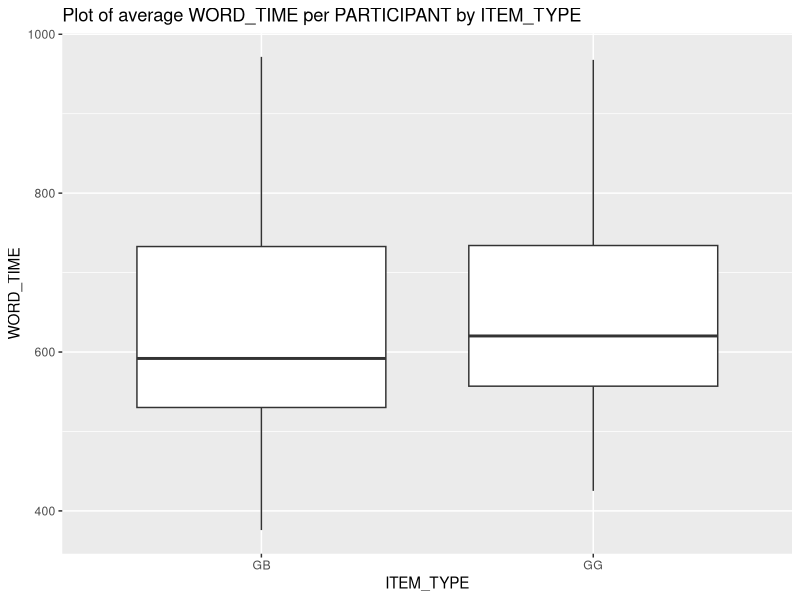
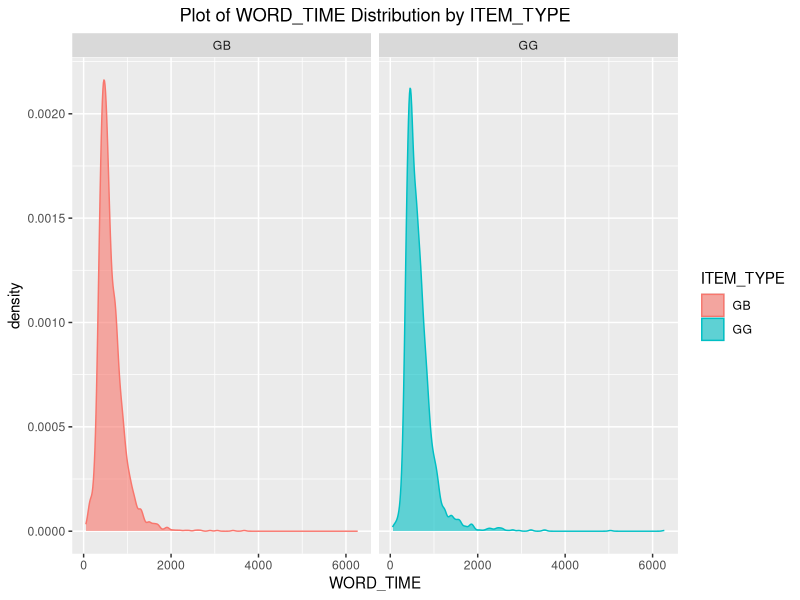
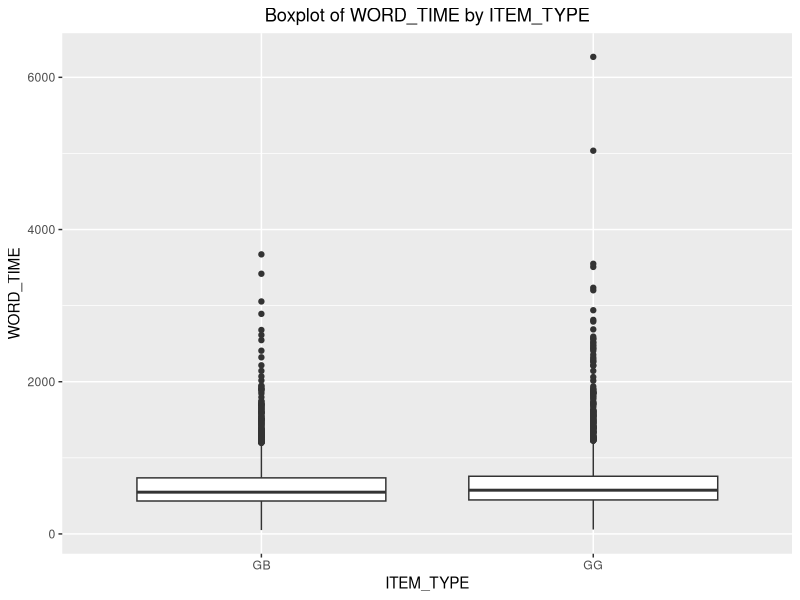
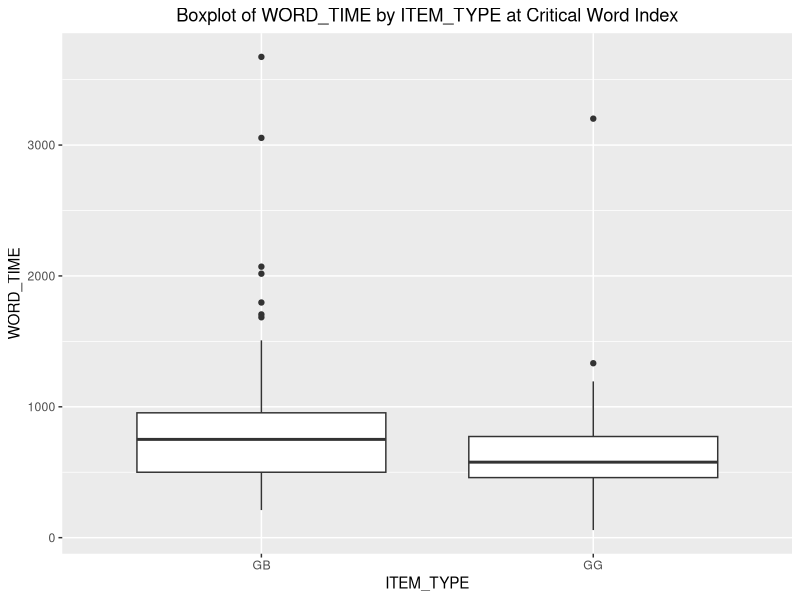
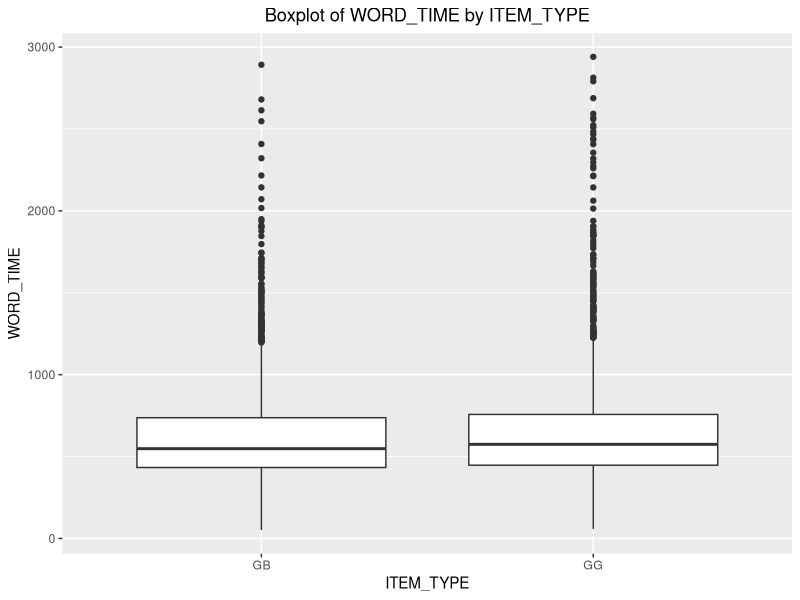
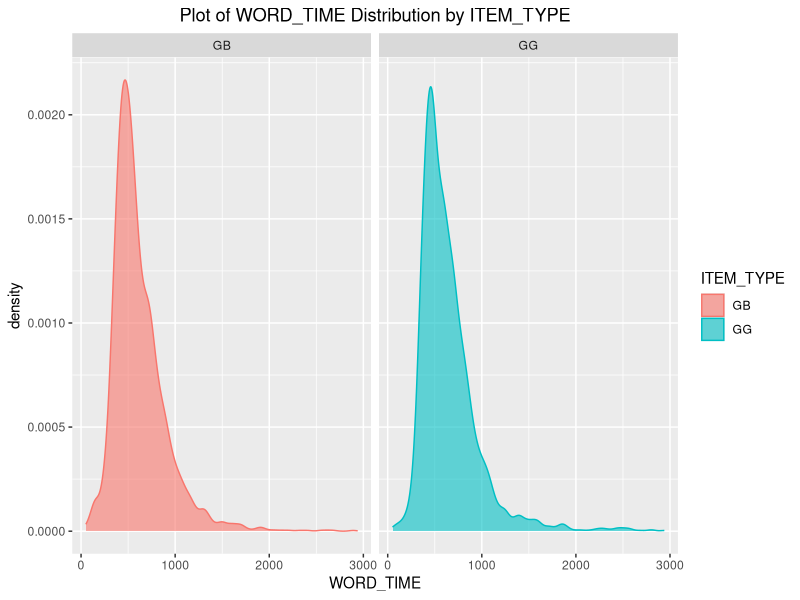
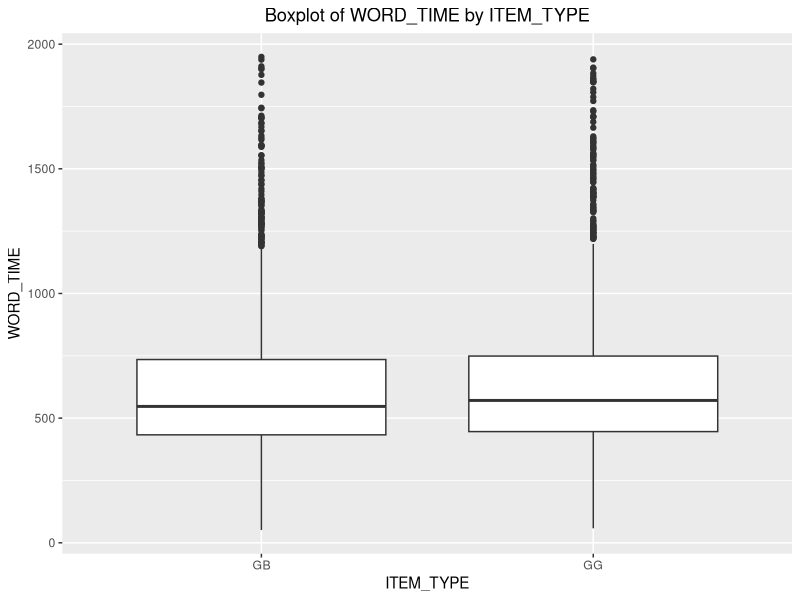
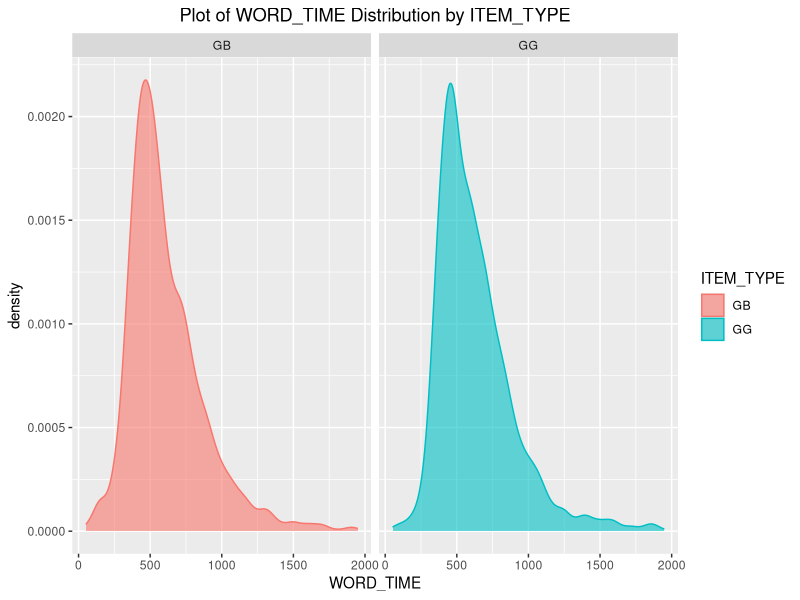

Here is the R script that generated these plots, in order:
### Stats with R Exercise sheet 9

##########################
#Week 10: Linear Mixed Effects Models
##########################


## This exercise sheet contains the exercises that you will need to complete and 
## submit by 23:55 on Monday, January 13. Write the code below the questions. 
## If you need to provide a written answer, comment this out using a hashtag (#). 
## Submit your homework via moodle.
## You are required to work together in groups of three students, but everybody 
## needs to submit the group version of the homework via moodle individually.
## You need to provide a serious attempt to each exercise in order to have
## the assignment graded as complete.


## Please write below your (and your teammates) name, matriculation number. 
## Name: Noon Pokaratsiri Goldstein, Pauline Sander, Axel Allen
## Matriculation number: 2581469, 2581310, 2579024

## Change the name of the file by adding your matriculation numbers
## (exercise0N_firstID_secondID_thirdID.R)

###########################################################################################
###########################################################################################
library(lme4)
library(lattice)
library(Matrix)

# a)There are 3 datasets on moodle, you can choose one of them to work with on this
#   assignment.  
#   Read in the data file of your choice (gender.Rdata, sem.Rdata OR relclause.Rdata) 
#   and assign it to a variable called "dat". 
#   See a description of the items in the datasets below.
dat <- read.delim('gender.txt', fileEncoding="UTF-8", sep = ' ')
summary(dat)
head(dat)
# The files contain data from an experiment where people were reading sentences, 
# and pressed the space bar to see the next word. The duration for which a word was 
# viewed before pressing the space bar again is the reading time of the word, and is 
# stored in the file as "WORD_TIME". The experiment had 24 items (given as "ITEM_ID") 
# and 24 subjects (given as "PARTICIPANT"). The order in which the different sentences 
# were presented in the experiment is given in the variable "itemOrder". 

# For each of the files, the sentences that were shown had a different property. 

# Sentences in the sem.Rdata experiment had a semantic violation, i.e. a word that 
# didn't fit in with the previous words in terms of its meaning. The experiment 
# contained two versions of each item, which were identical to one another except 
# for the one sentence containing a semantic violation, while the other one was 
# semantically correct. These conditions are named "SG" for "semantically good" 
# and "SB" for "semantically bad".

# Semantic materials (the experiment is in German, English translation given 
# for those who don't speak German'):

# Christina schie?t / raucht eine Zigarette nach der Arbeit. 
# "Christina is shooting / smoking a cigarette after work."

# The crticial word here is "Zigarette", as this would be very surprising in the 
# context of the verb "shoot", but not in the context of the verb "smoke". 
# Reading times are comparable because the critical word "Zigarette" is identical 
# in both conditions.

# Syntactic items:
# Simone hatte eine(n) schreckliche(n) Traum und keine Lust zum Weiterschlafen. 
# "Simone had a[masc/fem] horrible[masc/fem] dreammasc and didn't feel like sleeping 
# any longer."

# Here, there are again two conditions, one using correct grammatical gender on 
# "einen schrecklichen" vs. the other one using incorrect grammatical gender 
# "eine schreckliche". The critical word is "Traum" (it's either consisten or 
# inconsistent with the marking on the determiner and adjective)

# Relative clause items:
# Die Nachbarin, [die_sg nom/acc einige_pl nom/acc der Mieter auf Schadensersatz  
# verklagt hat_sg/ haben_pl]RC, traf sich gestern mit Angelika. 
# "The neighbor, [whom some of the tenants sued for damages / who sued some of  the
# tenants for damages]RC, met Angelika yesterday."

# When reading such a sentence, people will usually interpret the relative pronoun 
# die as the subject of the relative clause and the following noun phrase 
# "einige der Mieter" as the object. This interpretation is compatible with 
# the embedded singular-marked (sg) verb hat at the end of the relative clause. 
# Encountering the verb haben, which has plural marking (pl), leads to processing 
# difficulty: in order to make sense of the relative clause, readers need to 
# reinterpret the relative pronoun die as the object of the relative clause 
# and the following noun phrase "einige der Mieter" as its subject. 
# (Note that the sentences are all grammatical, as the relative pronoun and 
# following NPs are chosen such that they are ambiguous between nominative (nom)
# and accusative (acc) case marking.)

# The number of the word in a sentence is given in column "SEMWDINDEX". 
# 0 designates the word where the semantic violation happens (in the SB condition; 
# in the SG condition, it's the corresponding word). We call this word the 
# "critical word" or "critical region". -1 is the word before that, -2 is 
# two words before that word, and 2 is two words after that critical word. 
# "EXPWORD" shows the words. We expect longer reading times for the violation 
# at word 0 or the word after that (word 1) (if people press the button quickly 
# before thinking properly).

# b) Inspect "dat" and provide 2 plots. 
#    The first plot should provide insights about the relationship between WORD_TIME 
#    and ITEM_TYPE. 
#    For the second plot you should first subset the data using only RELWDINDEX == 0 and
#    then plot the WORD_TIME for the different conditions (ITEM_TYPE).
library(ggplot2)
library(reshape2)

# plot of average by item_type per participant
mdat <- melt(dat, id.vars = c("PARTICIPANT", "ITEM_TYPE"),
             measure.vars = c("WORD_TIME"))
cdat <- dcast(mdat, ITEM_TYPE + PARTICIPANT ~ variable, mean, na.rm = T)
ggplot(cdat, aes(ITEM_TYPE, WORD_TIME, group = ITEM_TYPE)) + 
  geom_boxplot() +
  ggtitle('Plot of average WORD_TIME per PARTICIPANT by ITEM_TYPE')

# first plot for relationship between WORD_TIME and ITEM_TYPE
theme_update(plot.title = element_text(hjust = 0.5))
ggplot(data = dat, aes(WORD_TIME, color = ITEM_TYPE, fill=ITEM_TYPE)) +
  ggtitle('Plot of WORD_TIME Distribution by ITEM_TYPE') +
  geom_density(alpha = 0.6) + 
  facet_wrap(~ITEM_TYPE)

ggplot(dat, aes(ITEM_TYPE, WORD_TIME, group = ITEM_TYPE)) + 
  geom_boxplot() +
  ggtitle('Boxplot of WORD_TIME by ITEM_TYPE')

# second plot for RELWDINDEX == 0
dat2 <- subset(dat, RELWDINDEX == 0)
ggplot(dat2, aes(ITEM_TYPE, WORD_TIME, group = ITEM_TYPE)) + 
  geom_boxplot() +
  ggtitle('Boxplot of WORD_TIME by ITEM_TYPE at Critical Word Index')

# c) Decide whether you want to exclude any data points (provide not only the code,
#    but also a detailed (!) explanation). 
#    Note that we are evaluating WORD_TIME as our reponse variable. 
#    What time intervals make sense for such an experiment?

# Considering the length of the sample sentences described, I'm assuming that WORD_TIME unit is in milliseconds
# as 1000-6000 ms (1-6 seconds) seems reasonable for proficient speakers to read these sentences.
# From our density plot and the summary of the data, ~90% of the WORD_TIME distribution lie below 3000 ms.
# Almost all of the data points for WORD_TIME at RELWDINDEX == 0 are also under 3000ms as observed in our boxplot.
# Considering that it is reasonable to expect readers to take more time to read 'grammatically bad' sentences
# excluding the outlier data points > 3000 ms, which are mostly in the 'grammatically good' category, seems
# reasonable. The boxplot of the average WORD_TIME per PARTICIPANT by ITEM_TYPE supports this rationale as well.
# As observed, in contrast to the Boxplot of WORD_TIME by ITEM_TYPE at Critical Word Index, which shows the 'GB'
# group to have overall longer WORD_TIME, the average WORD_TIME in the per PARTICIPANT bloxplot is higher in 
# the 'GG' group than 'GB' group.

dat_excluded <- subset(dat, WORD_TIME <= 3000)

# checking that doing so preserves existing distribution
ggplot(dat_excluded, aes(ITEM_TYPE, WORD_TIME, group = ITEM_TYPE)) + 
  geom_boxplot() +
  ggtitle('Boxplot of WORD_TIME by ITEM_TYPE')

ggplot(data = dat_excluded, aes(WORD_TIME, color = ITEM_TYPE, fill=ITEM_TYPE)) +
  ggtitle('Plot of WORD_TIME Distribution by ITEM_TYPE') +
  geom_density(alpha = 0.6) + 
  facet_wrap(~ITEM_TYPE)

# Another thought I had was to cut down to < 2000, but I don't have a more compelling justification
# than that 90% of the datapoints fall under this threshold from the density plot :/ Thoughts?
dat_excluded2 <- subset(dat, WORD_TIME <= 2000)
ggplot(dat_excluded2, aes(ITEM_TYPE, WORD_TIME, group = ITEM_TYPE)) + 
  geom_boxplot() +
  ggtitle('Boxplot of WORD_TIME by ITEM_TYPE')

ggplot(data = dat_excluded2, aes(WORD_TIME, color = ITEM_TYPE, fill=ITEM_TYPE)) +
  ggtitle('Plot of WORD_TIME Distribution by ITEM_TYPE') +
  geom_density(alpha = 0.6) + 
  facet_wrap(~ITEM_TYPE)

# d) Make a scatter plot where for each index word as the sentence progresses (RELWDINDEX),
#    the average reading time is shown for each of the two conditions (ITEM_TYPE).
#    Please use two different colours for the different conditions.
ggplot(data = dat_excluded, aes(x = RELWDINDEX, y = WORD_TIME, col = ITEM_TYPE)) +
  geom_point(alpha = 0.8, shape = 16) +
  ggtitle('Scatter Plot of Reading time(ms) and Word Index between GG and GB groups')

# e) You do not need to use ggplot here, just follow the example below.
#    The code is a plot for the dataset 'sleepstudy' from the package 'lme4'.
#    The figure shows relationships between days without sleeping and reaction 
#    time for each participant (subject) separately.

summary(sleepstudy)
print(xyplot(Reaction ~ Days | Subject, sleepstudy, aspect = "xy",
             layout = c(9,2), type = c("g", "p", "r"),
             index.cond = function(x,y) coef(lm(y ~ x))[1],
             xlab = "Days of sleep deprivation",
             ylab = "Average reaction time (ms)"))

#    Your task is to figure out how to adapt this plot for our data. What do you 
#    conclude regarding the reading sentences experiment?
summary(dat_excluded)
?xyplot
# melting and recasting for average word_time
mdat_e <- melt(dat_excluded, id.vars = c("PARTICIPANT", "RELWDINDEX", "ITEM_TYPE"),
             measure.vars = c("WORD_TIME"))
cdat_e <- dcast(mdat_e,RELWDINDEX + PARTICIPANT + ITEM_TYPE ~ variable, mean, na.rm = T)

print(xyplot(WORD_TIME ~ RELWDINDEX | PARTICIPANT, cdat_e, aspect = 'fill',
             main = 'Relationship between ART and Critical Word',
             groups = ITEM_TYPE, auto.key = list(space = 'right'),
             par.settings = list(superpose.symbol = list(col = c("blue", "orange")), 
                                 superpose.line = list(col = c("blue", "orange"))),
             layout = c(8,3), type = c('g', 'p', 'r'), 
             index.cond = function(x,y) coef(lm(y ~ x))[1],
             xlab = 'Index Word as the Sentence Progresses',
             ylab = 'ART (ms) by Sentence Type: GG vs GB'))

# Observation from the plot:
# Reading time tends to increase after the critical word (i.e. word at index 0), more so for the GB group than
# the GG group. However, the general tendency is not so clear (as it is the case for the sleep study example)

# f) Experiment with calculating a linear mixed effects model for this study, 
#    and draw the appropriate conclusions (give a detailed explanation 
#    for each model).

dat_model = lmer(WORD_TIME ~ RELWDINDEX + ITEM_TYPE + (1 + RELWDINDEX | PARTICIPANT), cdat_e, REML=FALSE)
dat_model_null = lmer(WORD_TIME ~ RELWDINDEX + (1 + RELWDINDEX | PARTICIPANT), cdat_e, REML=FALSE)
summary(dat_model)

# The average WORD_TIME in the GB group is approximately 633.619 ms (fixed effects intercept) and 
# the GG group WORD_TIME is around 27.9ms longer. For each unit increase in RELWDINDEX, the estimated WORD_TIME
# also increases by 7.020 ms.
# The std. Dev of 142.2 in the participant random effects suggest that there's quite a large variability among
# participants in terms of WROD_TIME.

coef(dat_model)
# The slopes for the RELWDINDEX that change from positive to negative in different participants suggest that
# the relationship between WORD_TIME and RELWDINDEX is different across test participants and that the effect
# is not consistant. In 5 participants, WORD_TIME decreases as RELWDINDEX increases; in others, the relationship
# is reversed. 

anova(dat_model_null, dat_model)
# Based on the Chi-sqaured statistic of 4.5381 and p-value of 0.03315, the effect of ITEM_TYPE on WORD_TIME
# is statistically significant; WORD_TIME increased by 27.9 ms +- 14.692 in ITEM_TYPE GG group.

# g) Let's get back to the dataset 'sleepstudy'. The following plot shows 
#    subject-specific intercepts and slopes. Adapt this plot for our study 
#    and draw conclusions.
print(dotplot(ranef(dat_model, condVar=TRUE), scales = list(x = list(relation = 'free')))[["PARTICIPANT"]])
# Based on the plot, it appears that there is variability in slopes between participants.

model = lmer(Reaction ~ Days + (Days|Subject), sleepstudy)
print(dotplot(ranef(model,condVar=TRUE),  scales = list(x = list(relation = 'free')))
      [["Subject"]])
